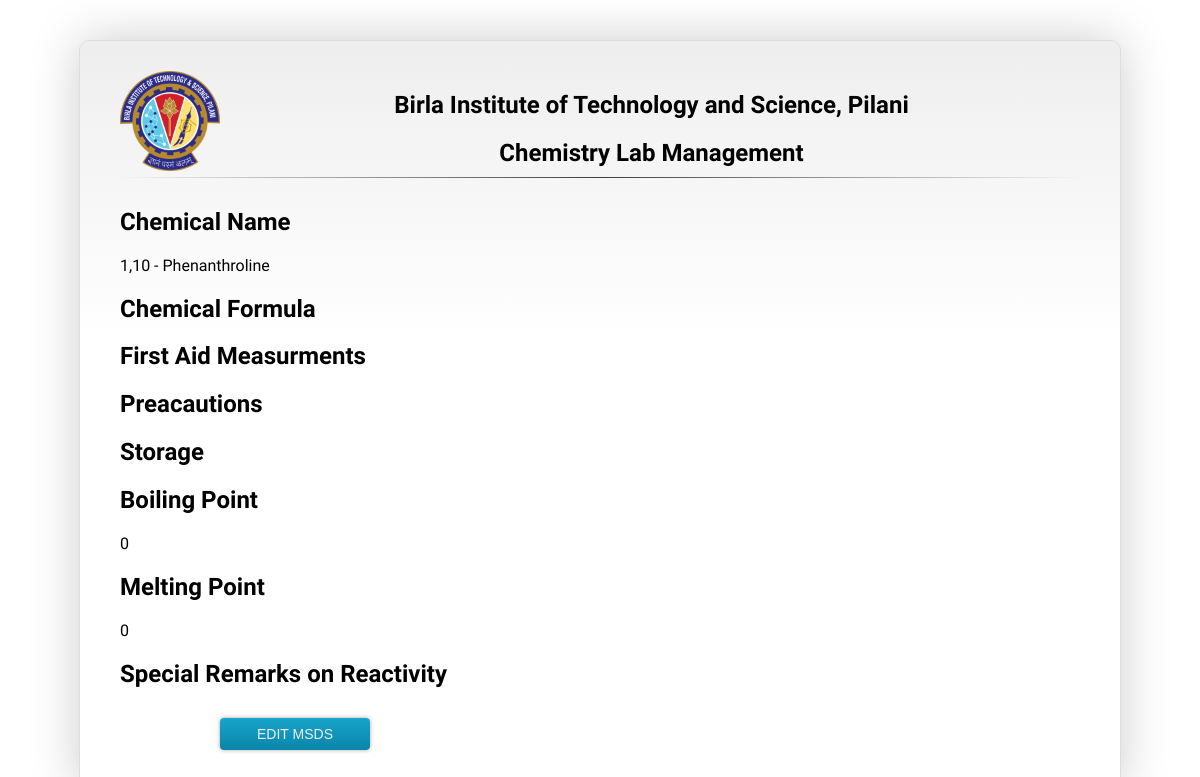
The page /view-msds.php?id=2 (signed in) on the database as committed earlier.
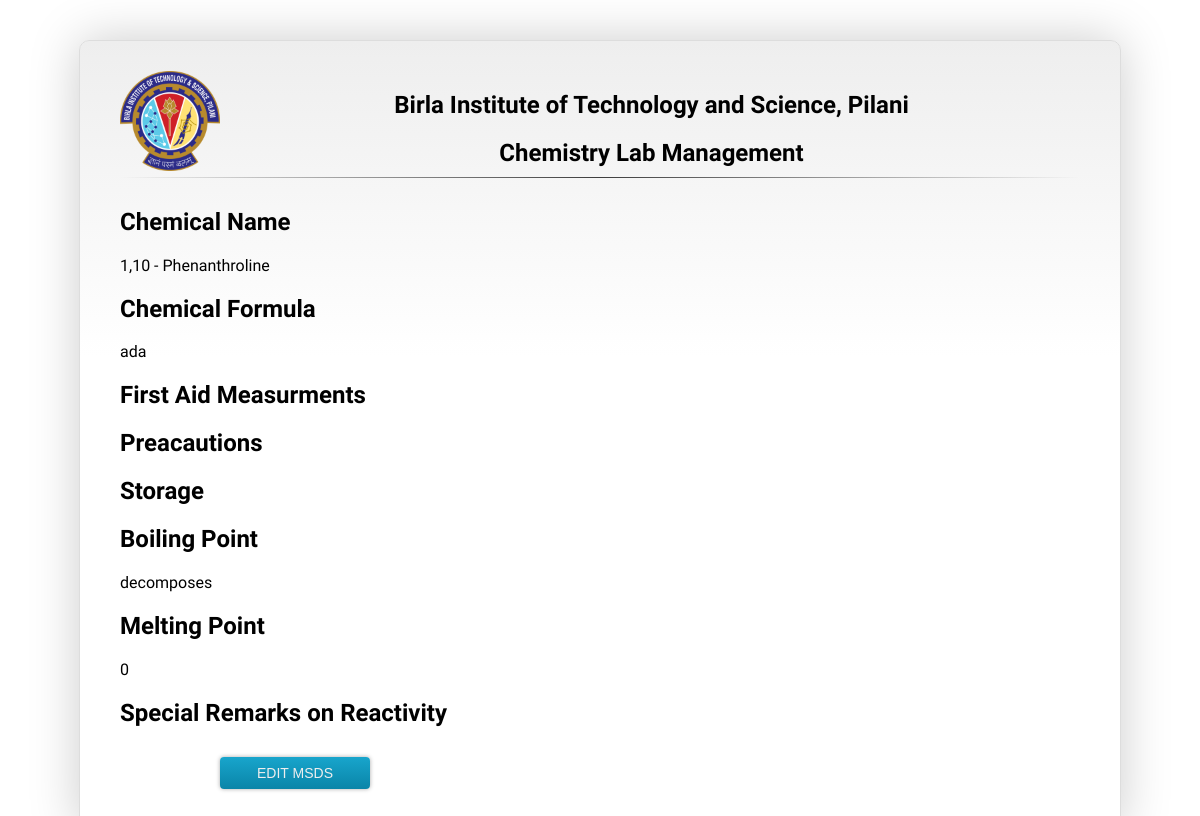
The same page on the database as committed later.
### tables this page shows
CREATE TABLE `chemicals` (
  `id` int(11) NOT NULL,
  `name` varchar(41) DEFAULT NULL,
  `company` varchar(35) DEFAULT NULL,
  `packing_size` varchar(19) DEFAULT NULL,
  `amount_left` varchar(11) DEFAULT NULL,
  `critical_amount` varchar(15) DEFAULT NULL,
  `location` varchar(8) DEFAULT NULL,
  `formula` varchar(50) NOT NULL,
  `first_aid_measures` longtext NOT NULL,
  `precautions` longtext NOT NULL,
  `storage` longtext NOT NULL,
  `boiling_point` varchar(20) NOT NULL,
  `melting_point` varchar(20) NOT NULL,
  `special_remarks_on_reactivity` longtext NOT NULL
);

### view-msds.php (the view, shortened to what this page needs)
<?php
	if (isset($_REQUEST['id'])) {
		$id=$_REQUEST['id'];
		?>
	<html>
	<head>
		<link href='css/style.css' rel='stylesheet' type='text/css'>
	</head>
	<body>
		<form id="medadmin" method="POST" action="edit-msds.php?id=<?php echo $id;?>">
			<img src="logo.png" alt="BITS Logo" align="left" style="width:100px;height:100px;">
			<center>
				<h2>Birla Institute of Technology and Science, Pilani</h2>
				<h2>Chemistry Lab Management</h2>
				<hr />
			</center>
			<?php
			$msds = mysql_query("SELECT * FROM chemicals WHERE id='".$id."'");
			$row = mysql_fetch_row($msds);
			?>
			<div>
				<h2>Chemical Name</h2>
				<p><?php echo $row[1]; ?></p>
			</div>
			<div>
				<h2>Chemical Formula</h2>
				<p><?php echo $row[7]; ?></p>
			</div>
			<div>
				<h2>First Aid Measurments</h2>
			</div>
			<div>
				<h2>Preacautions</h2>
			</div>
			<div>
				<h2>Storage</h2>
			</div>
			<div>
				<h2>Boiling Point</h2>
				<p><?php echo $row[11]; ?></p>
			</div>
			<div>
				<h2>Melting Point</h2>
				<p><?php echo $row[12]; ?></p>
			</div>
			<div>
				<h2>Special Remarks on Reactivity</h2>
			</div>
			<input type="submit" name="submit" value="EDIT MSDS" class="submit" id="runsqlq"/>
		</form>
	</body>
</html>
	<?php
	}
	else{
		header("Location: lab_assistant_screen.php");
	}
?>

### css/style.css (style rules this page uses)
body { margin:0; padding:0; font-family: 'Graduate', Arial, cursive; font-weight:400; }
form { border: 1px solid #ddd; padding: 30px 40px 20px 40px; margin: 40px 0 0 0; width: 960px; height: auto; background: #fff; -webkit-border-radius: 10px; -moz-border-radius: 10px; border-radius: 10px; background: -webkit-gradient(linear, 0% 0%, 0% 40%, from(#EEE), to(#FFFFFF)); background: -moz-linear-gradient(0% 40% 90deg,#FFF, #EEE); -webkit-box-shadow:0px 0 50px #ccc; -moz-box-shadow:0px 0 50px #ccc; box-shadow:0px 0 50px #ccc; margin-left:auto; margin-right:auto; }
input { padding: 8px; margin: 4px 0 20px 0; background: #fff; width: 220px; font-size: 14px; color: #555; border: 1px #ddd solid; -webkit-box-shadow: 0px 0px 4px #aaa; -moz-box-shadow: 0px 0px 4px #aaa; box-shadow: 0px 0px 4px #aaa; -webkit-transition: background 0.3s linear; }
input.submit { width: 150px; color: #eee; text-transform: uppercase; margin-top: 10px; margin-left:100px; background-color: #18a5cc; border: none; -webkit-transition: -webkit-box-shadow 0.3s linear; -moz-border-radius: 4px; -webkit-border-radius: 4px; border-radius: 4px; background: -webkit-gradient(linear, 0% 0%, 0% 100%, from(#18a5cc), to(#0a85a8)); background: -moz-linear-gradient(25% 75% 90deg,#0a85a8, #18a5cc); }
hr { border: 0; height: 1px; margin-top:-10px; margin-bottom:30px; background-image: -webkit-linear-gradient(left, rgba(0,0,0,0), rgba(0,0,0,0.75), rgba(0,0,0,0)); background-image: -moz-linear-gradient(left, rgba(0,0,0,0), rgba(0,0,0,0.75), rgba(0,0,0,0)); background-image: -ms-linear-gradient(left, rgba(0,0,0,0), rgba(0,0,0,0.75), rgba(0,0,0,0)); background-image: -o-linear-gradient(left, rgba(0,0,0,0), rgba(0,0,0,0.75), rgba(0,0,0,0)); }

Rows that differ between the two databases and show on the page:
changed chemicals "1,10 - Phenanthroline": formula (not shown) → "ada"; boiling_point "0" → "decomposes"
